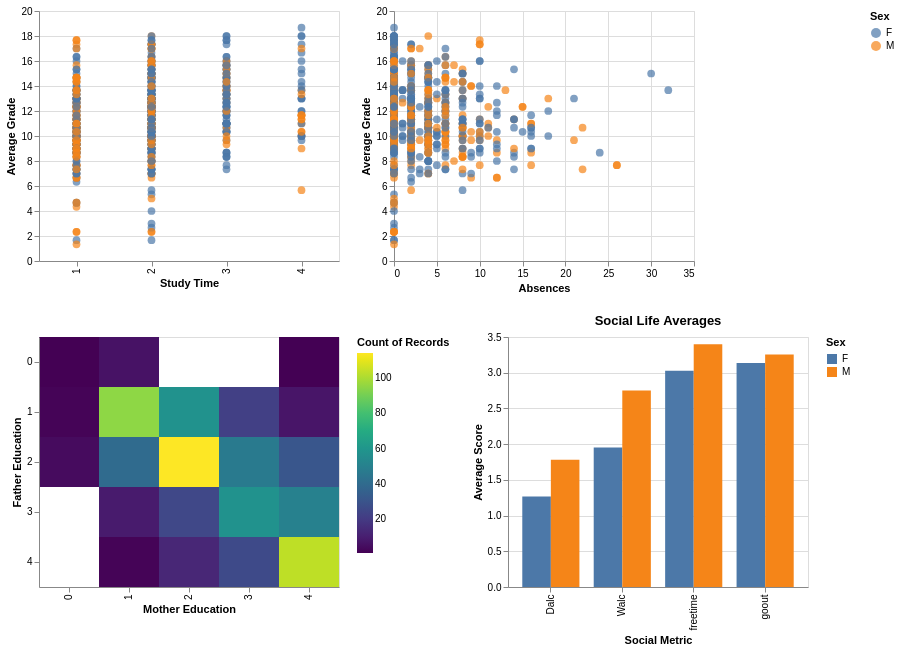

The cell this chart's notebook holds for it:
### Code cell
# Use a scatter plot for grade_avrg vs studytime to allow rectangular (x and y) selection
brush = alt.selection_interval(encodings=['x', 'y'])

base = alt.Chart(df).properties(
    width=300,
    height=250
)

# 1. grade_avrg vs studytime (scatter plot, brush enabled)
scatter1 = base.mark_circle(size=60).encode(
    x=alt.X('studytime:O', title='Study Time'),
    y=alt.Y('grade_avrg:Q', title='Average Grade'),
    color=alt.Color('sex:N', title='Sex'),
    tooltip=['studytime', 'grade_avrg', 'sex']
).add_params(brush)

# 2. absences vs grade_avrg (scatter plot) - FILTERED by the brush
scatter2 = base.mark_circle(size=60).transform_filter(
    brush
).encode(
    x=alt.X('absences:Q', title='Absences'),
    y=alt.Y('grade_avrg:Q', title='Average Grade'),
    color=alt.Color('sex:N', title='Sex'),
    tooltip=['absences', 'grade_avrg', 'sex']
)

# 3. traveltime (% bar plot) - FILTERED by the brush
# numeric: 
# 1 - <15 min., 
# 2 - 15 to 30 min., 
# 3 - 30 min. to 1 hour, 
# or 4 - >1 hour
bar_travel = base.transform_filter(
    brush
).mark_bar().encode(
    x=alt.X('traveltime:O', title='Travel Time'),
    y=alt.Y('count():Q', stack='normalize', title='Percentage'),
    color=alt.Color('sex:N', title='Sex')
)


# 4. Heatmap for parental education - FILTERED by the brush
# Add labels:
# numeric: 0 - none,  
# 1 - primary education (4th grade), 
# 2 – 5th to 9th grade, 
# 3 – secondary education or 
# 4 – higher education
heatmap = base.transform_filter(
    brush
).mark_rect().encode(
    x=alt.X('Medu:O', title='Mother Education'),
    y=alt.Y('Fedu:O', title='Father Education'),
    color=alt.Color('count():Q', scale=alt.Scale(scheme='viridis')), 
)

# 5. Social Life (Dalc, Walc, freetime, goout) - Grouped by Sex and FILTERED
social_plot = alt.Chart(df).transform_filter(
    brush
).transform_fold(
    ['Dalc', 'Walc', 'freetime', 'goout'],
    as_=['Metric', 'Score']
).mark_bar().encode(
    x=alt.X('Metric:N', title='Social Metric'),
    y=alt.Y('mean(Score):Q', title='Average Score'),
    xOffset='sex:N',
    color=alt.Color('sex:N', title='Sex')
).properties(
    width=300,
    height=250,
    title='Social Life Averages'
)

# Combine the charts into a dashboard array
#dashboard = (scatter1 | scatter2) & (bar_travel | heatmap) & social_plot
dashboard = (scatter1 | scatter2) & (heatmap | social_plot)

dashboard

### Figure 1 — Vega-Lite specification as saved in the notebook (floating-point values rounded to 4 significant figures; data arrays with more than 128 entries replaced by an {"elided": "..."} marker saying what was removed)
{"config": {"view": {"continuousWidth": 300, "continuousHeight": 300}}, "vconcat": [{"hconcat": [{"mark": {"type": "circle", "size": 60}, "encoding": {"color": {"field": "sex", "title": "Sex", "type": "nominal"}, "tooltip": [{"field": "studytime", "type": "quantitative"}, {"field": "grade_avrg", "type": "quantitative"}, {"field": "sex", "type": "nominal"}], "x": {"field": "studytime", "title": "Study Time", "type": "ordinal"}, "y": {"field": "grade_avrg", "title": "Average Grade", "type": "quantitative"}}, "height": 250, "name": "view_4288e258097a7112_0", "width": 300}, {"mark": {"type": "circle", "size": 60}, "encoding": {"color": {"field": "sex", "title": "Sex", "type": "nominal"}, "tooltip": [{"field": "absences", "type": "quantitative"}, {"field": "grade_avrg", "type": "quantitative"}, {"field": "sex", "type": "nominal"}], "x": {"field": "absences", "title": "Absences", "type": "quantitative"}, "y": {"field": "grade_avrg", "title": "Average Grade", "type": "quantitative"}}, "height": 250, "transform": [{"filter": {"param": "param_54853b0de6a785bc"}}], "width": 300}]}, {"hconcat": [{"mark": {"type": "rect"}, "encoding": {"color": {"aggregate": "count", "scale": {"scheme": "viridis"}, "type": "quantitative"}, "x": {"field": "Medu", "title": "Mother Education", "type": "ordinal"}, "y": {"field": "Fedu", "title": "Father Education", "type": "ordinal"}}, "height": 250, "transform": [{"filter": {"param": "param_54853b0de6a785bc"}}], "width": 300}, {"mark": {"type": "bar"}, "encoding": {"color": {"field": "sex", "title": "Sex", "type": "nominal"}, "x": {"field": "Metric", "title": "Social Metric", "type": "nominal"}, "xOffset": {"field": "sex", "type": "nominal"}, "y": {"aggregate": "mean", "field": "Score", "title": "Average Score", "type": "quantitative"}}, "height": 250, "title": "Social Life Averages", "transform": [{"filter": {"param": "param_54853b0de6a785bc"}}, {"fold": ["Dalc", "Walc", "freetime", "goout"], "as": ["Metric", "Score"]}], "width": 300}]}], "data": {"name": "data-62f21792f30b1230fa37a2a3914198fb"}, "params": [{"name": "param_54853b0de6a785bc", "select": {"type": "interval", "encodings": ["x", "y"]}, "views": ["view_4288e258097a7112_0"]}], "$schema": "https://vega.github.io/schema/vega-lite/v6.1.0.json", "datasets": {"data-62f21792f30b1230fa37a2a3914198fb": {"elided": "714 records"}}}
